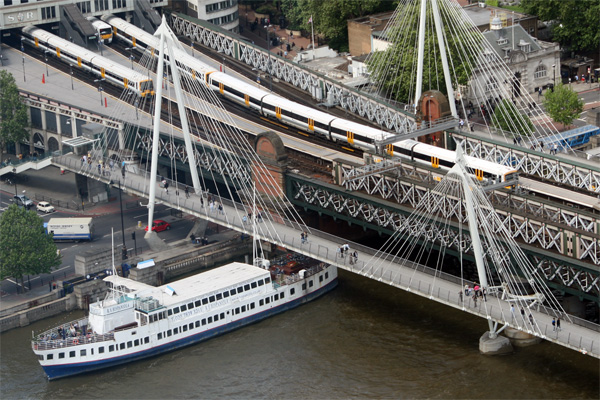
//> input picture tiltshift.jpg, 600 x 400 px
$ ./tiltshift   (built with g++ and OpenCV 4)
//> lines starting //> are read from the running program, lines starting //| are printed output that depends on the picture
#include <iostream>
#include <opencv2/opencv.hpp>
#include <cmath>

using namespace cv;
using namespace std;

double d;
int d_slider = 6;
int d_slider_max = 100;

double altura;
int centro;

int altura_slider = 20;
int altura_slider_max = 100;

int centro_slider = 0;
int centro_slider_max = 100;

Mat imagemF, imagemFB, alfa, alfa2;

Mat imagemOriginal, imagemBorrada, imagem32, imagemB32, tilt, tilt32;

char TrackbarName[50];

void atualizarImagem(){

  imagemOriginal.convertTo(imagem32, CV_32FC3);
  imagemBorrada.convertTo(imagemB32, CV_32FC3);

  multiply(imagem32, alfa, imagemF);
  multiply(imagemB32, alfa2, imagemFB);

  add(imagemF,imagemFB,tilt32);

  tilt32.convertTo(tilt, CV_8UC3);

  imshow("TiltShift", tilt);
}

void tiltShift(){
  int l1 = centro_slider - altura_slider/2 -50;
  int l2 = centro_slider + altura_slider/2 -50;

  alfa = Mat::zeros(imagemOriginal.rows, imagemOriginal.cols, CV_32F);
  alfa2 = Mat::zeros(imagemOriginal.rows, imagemOriginal.cols, CV_32F);

  for(int i=0; i < imagemOriginal.rows; i++){

    double x = 100*i/(imagemOriginal.size().height - 1) - 50;
    float valor = 0.5f * ( tanh( (x-l1)/d ) - tanh( (x-l2)/d ) );

    for(int j=0; j < imagemOriginal.cols; j++){
      alfa.at<float>(i,j) = valor;
      alfa2.at<float>(i,j) = 1 - valor;
    }
  }

  Mat imagem1[] = {alfa,alfa,alfa};
  Mat imagem2[] = {alfa2,alfa2,alfa2};

  merge(imagem1, 3, alfa);
  merge(imagem2, 3, alfa2);

  atualizarImagem();
}

void on_trackbar_blend(int, void*){
  d = (double) d_slider ;

  if (d < 1)
    d = 1;

  tiltShift();
}

void on_trackbar_line(int, void*){

  altura = altura_slider*imagemOriginal.size().height/altura_slider_max;

  if (altura == 0) {
      altura = 1;
  }

  if (altura > imagemOriginal.size().height) {
      altura = imagemOriginal.size().height;
  }

  tiltShift();
}

void on_trackbar_line2(int, void*){
  centro = centro_slider*imagemOriginal.size().height/centro_slider_max;

  tiltShift();
}

int main(int argvc, char** argv){

  imagemOriginal = imread("tiltshift.jpg");
//> imagemOriginal is the input picture: 400 rows x 600 cols, CV_8UC3; mean B, G, R 99.3, 103.6, 104.4
  imagemBorrada = imagemOriginal.clone();

  Mat aux, mask, mask1;
  float media[] = {1,1,1,
                   1,1,1,
                   1,1,1};

  mask = Mat(3, 3, CV_32F, media);

  scaleAdd(mask, 1/9.0, Mat::zeros(3,3,CV_32F), mask1);
  mask = mask1;
  imagemBorrada.convertTo(aux, CV_32F);

  for (int i = 0; i < 7; i++) {
      filter2D(aux, aux, aux.depth(), mask, Point(1, 1), 0);
  }
//> this loop made 7 passes
//> pass 1, `filter2D(aux, aux, aux.depth(), mask, Point(1, 1), 0);`:
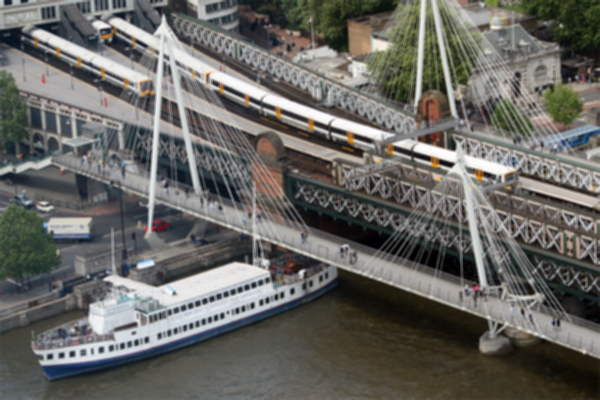
//> aux: 400 rows x 600 cols, CV_32FC3; mean B, G, R 99.3, 103.5, 104.4
//> after the loop:
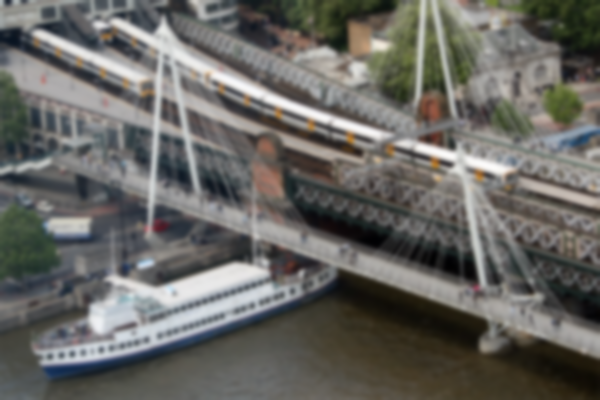
//> aux: 400 rows x 600 cols, CV_32FC3; mean B, G, R 99.3, 103.5, 104.4

  aux=abs(aux);
  aux.convertTo(imagemBorrada, CV_8UC3);

  namedWindow("TiltShift", 1);

  sprintf( TrackbarName, "Decaimento" );
  createTrackbar( TrackbarName, "TiltShift",
          &d_slider,
          d_slider_max,
          on_trackbar_blend );
  on_trackbar_blend(d_slider, 0 );
//> after the loop in tiltShift, `for(int i=0; i < imagemOriginal.rows; i++)`:
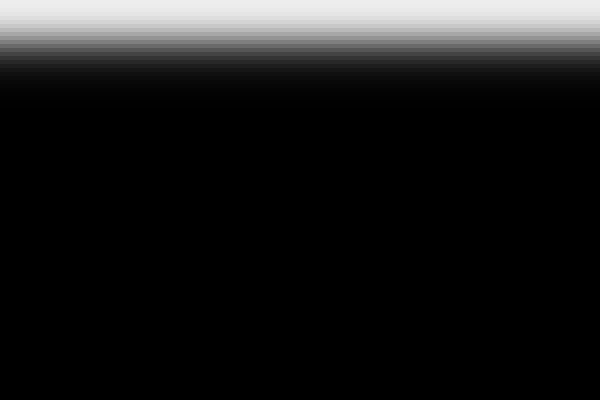
//> alfa: 400 rows x 600 cols, CV_32FC1; min 9.35e-14, max 0.931, mean 0.105
//> after the loop in tiltShift, `for(int i=0; i < imagemOriginal.rows; i++)`:
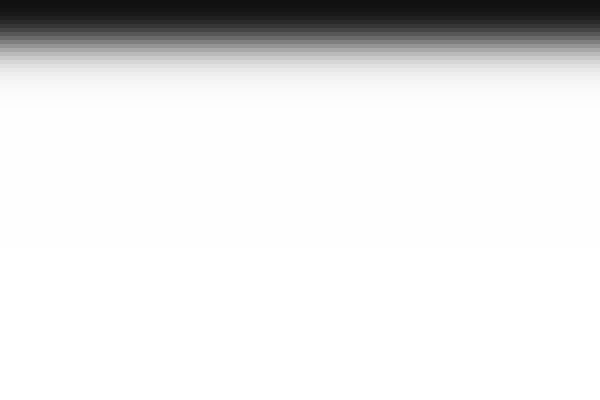
//> alfa2: 400 rows x 600 cols, CV_32FC1; min 0.0689, max 1, mean 0.895
//> in atualizarImagem, `multiply(imagem32, alfa, imagemF);`:
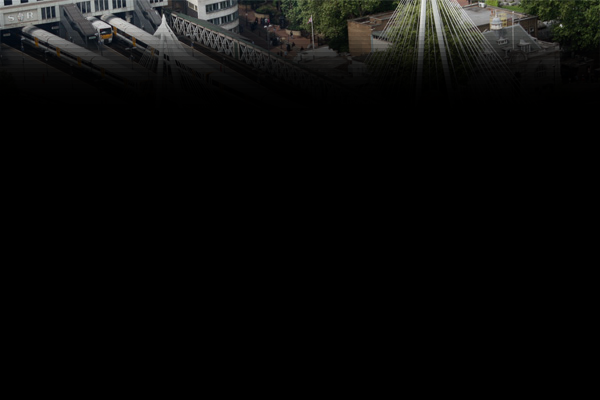
//> imagemF: 400 rows x 600 cols, CV_32FC3; mean B, G, R 9.9, 10.8, 10.6
//> in atualizarImagem, `multiply(imagemB32, alfa2, imagemFB);`:
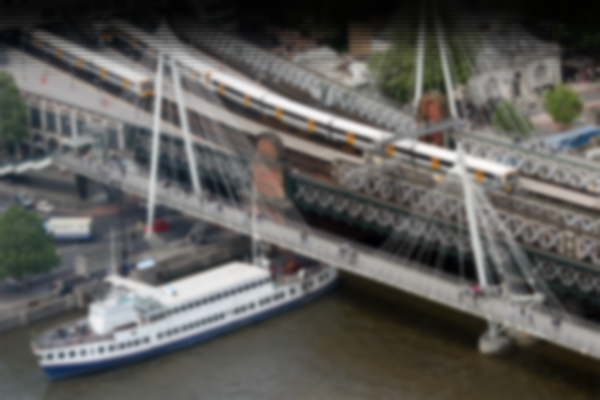
//> imagemFB: 400 rows x 600 cols, CV_32FC3; mean B, G, R 89.4, 92.7, 93.8

  sprintf( TrackbarName, "Centro");
  createTrackbar( TrackbarName, "TiltShift",
          &centro_slider,
          centro_slider_max,
          on_trackbar_line2 );
  on_trackbar_line2(centro_slider, 0 );

  sprintf( TrackbarName, "Altura");
  createTrackbar( TrackbarName, "TiltShift",
          &altura_slider,
          altura_slider_max,
          on_trackbar_line );
  on_trackbar_line(altura_slider, 0 );

  waitKey(0);
  return 0;
}

$ run again, with blend1.jpg copied over tiltshift.jpg
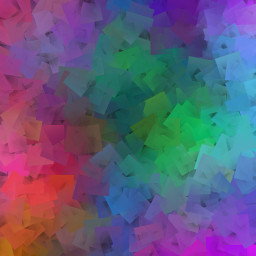
//> input picture blend1.jpg, 256 x 256 px
//> imagemOriginal is the input picture: 256 rows x 256 cols, CV_8UC3; mean B, G, R 122.3, 90.9, 96.8
//> in atualizarImagem, `multiply(imagem32, alfa, imagemF);`:
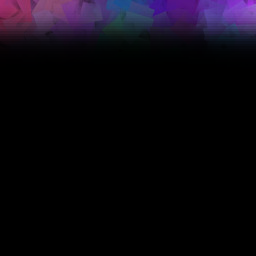
//> imagemF: 256 rows x 256 cols, CV_32FC3; mean B, G, R 15.6, 7.4, 11.3
//> in atualizarImagem, `multiply(imagemB32, alfa2, imagemFB);`:
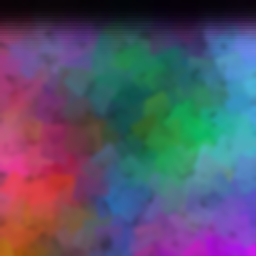
//> imagemFB: 256 rows x 256 cols, CV_32FC3; mean B, G, R 106.7, 83.5, 85.6

$ run again, with blend2.jpg copied over tiltshift.jpg
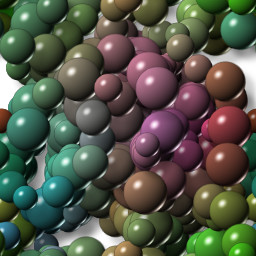
//> input picture blend2.jpg, 256 x 256 px
//> imagemOriginal is the input picture: 256 rows x 256 cols, CV_8UC3; mean B, G, R 71.6, 86.1, 82.2
//> in atualizarImagem, `multiply(imagem32, alfa, imagemF);`:
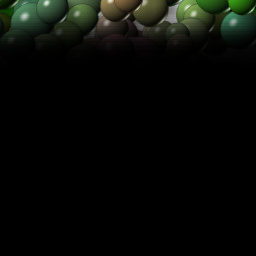
//> imagemF: 256 rows x 256 cols, CV_32FC3; mean B, G, R 6.6, 10.1, 8
//> in atualizarImagem, `multiply(imagemB32, alfa2, imagemFB);`:
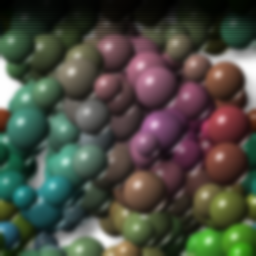
//> imagemFB: 256 rows x 256 cols, CV_32FC3; mean B, G, R 65, 76, 74.2

$ run again, with biel.png saved as tiltshift.jpg
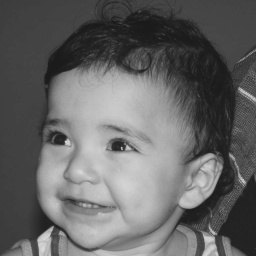
//> input picture biel.png, 256 x 256 px
//> imagemOriginal is the input picture: 256 rows x 256 cols, CV_8UC3; min 22, max 220, mean 100.9
//> in atualizarImagem, `multiply(imagem32, alfa, imagemF);`:
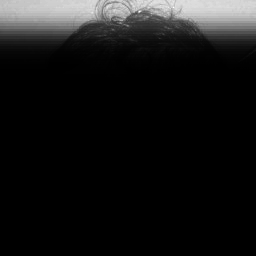
//> imagemF: 256 rows x 256 cols, CV_32FC3; min 3.08e-12, max 74.28, mean 6.3; drawn with min black and max white
//> in atualizarImagem, `multiply(imagemB32, alfa2, imagemFB);`:
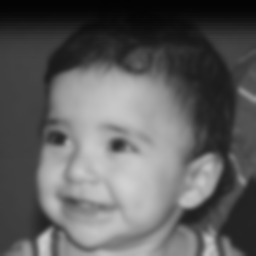
//> imagemFB: 256 rows x 256 cols, CV_32FC3; min 3.72, max 209, mean 94.6
